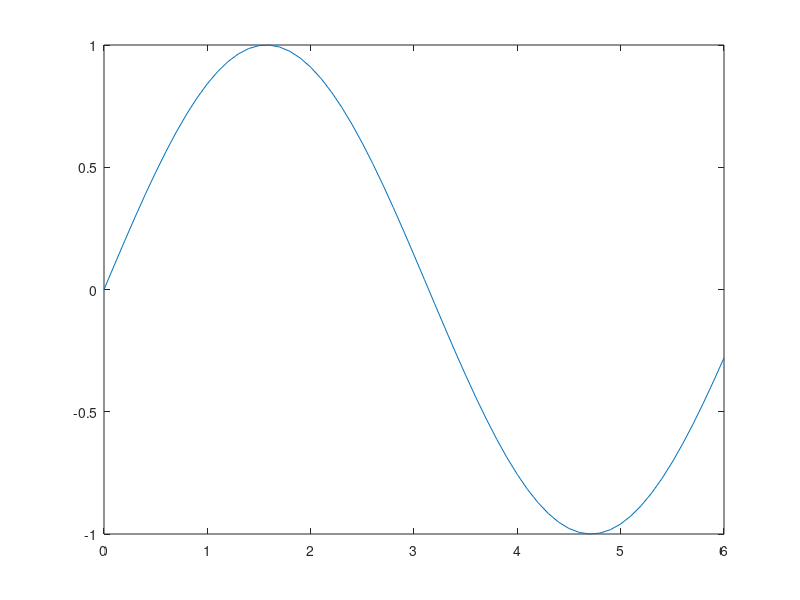

Reproduce this figure in MATLAB.
% % In a script task3.m, plot the sin(x) graph like Figure 1 as x ranges from 0 to 6 and the value of x increases
% by 0.1

clc
clear
x=0:0.1:6
y=sin(x)
plot(x,y,'-')
